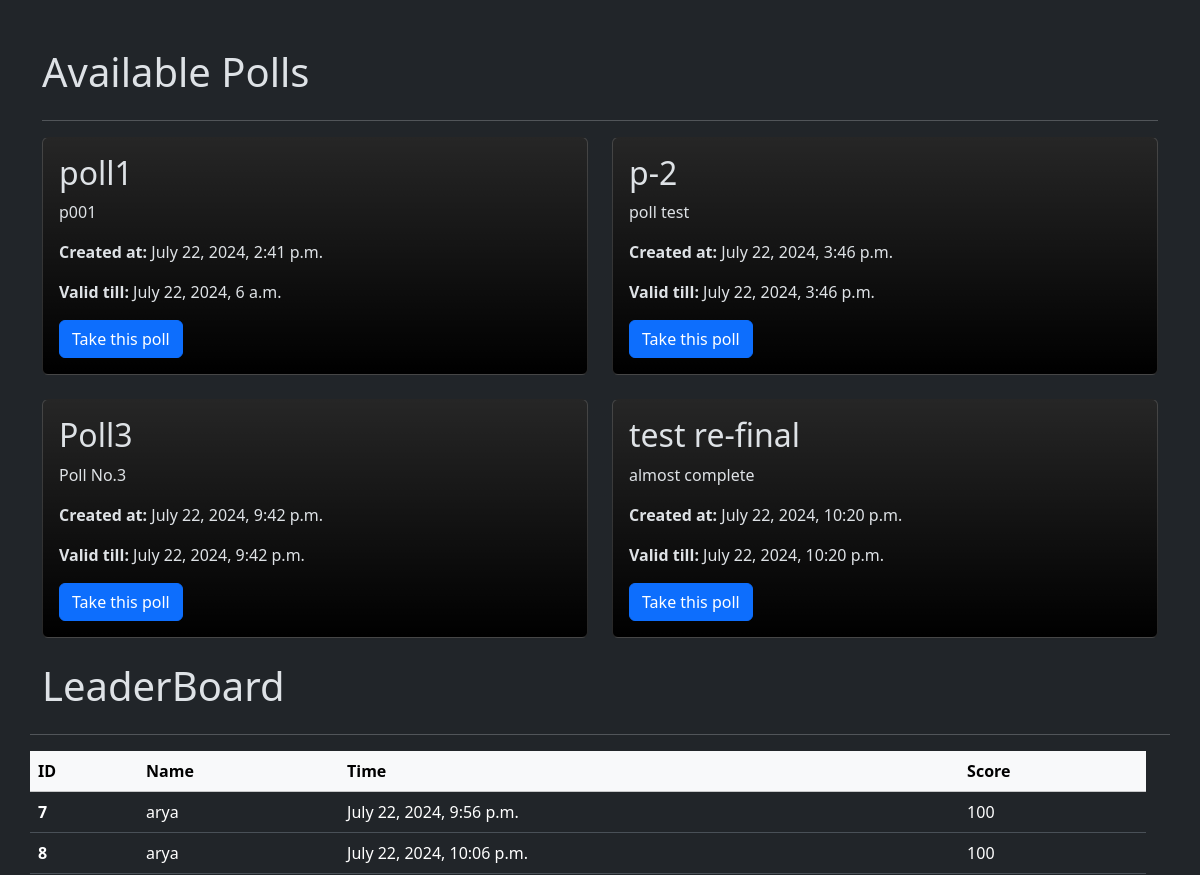
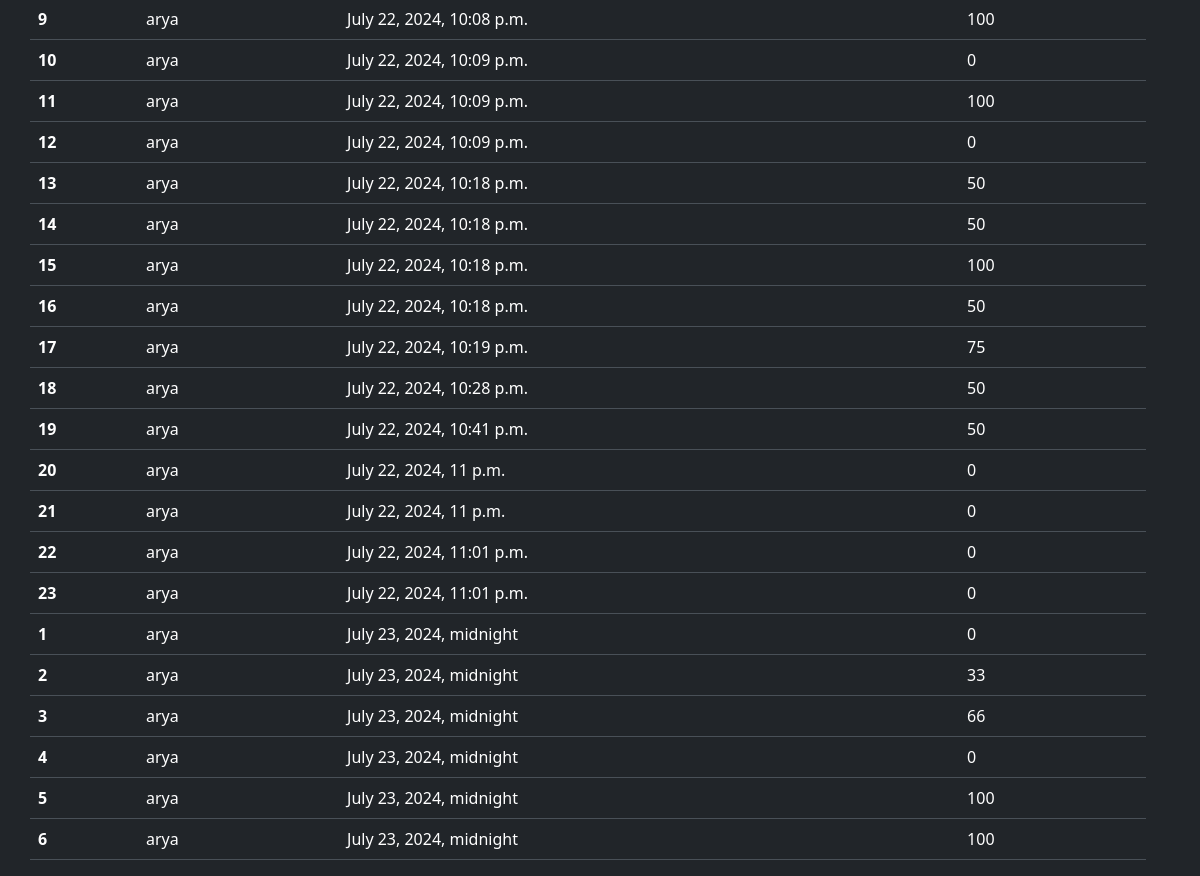
The page / on the database its author committed (2 pictures, top to bottom).
### home/models.py (models this page shows, shortened)
class Poll(models.Model):
    title = models.CharField(max_length=200)
    description = models.TextField()
    created_at = models.DateTimeField(auto_now_add=True)
    valid_till = models.DateTimeField()

class Response(models.Model):
    user_info = models.ForeignKey(UserInfo, on_delete=models.CASCADE)
    poll = models.ForeignKey(Poll, on_delete=models.CASCADE)
    score = models.IntegerField(default=0)
    submit_time = models.DateTimeField(auto_now_add=True,null=True ,blank=True)  # Changed to DateTimeField for precision

class UserInfo(models.Model):
    name = models.CharField(max_length=100)
    phone_number = models.CharField(max_length=15)

### home/views.py (the view)
# urls.py: path('', views.index, name='index'),
def index(request):
    polls = Poll.objects.all()
    responses = Response.objects.order_by('submit_time')
    return render(request, 'polls/index.html', {'polls': polls, 'responses':responses})

### home/templates/polls/index.html (shortened to what this page needs)
{% extends "layout.html" %}
{% block content %}
<div class="container mt-5">
    <h1 class="mb-4">Available Polls</h1>
    <hr>
    <div class="row">
        {% for poll in polls %}
            <div class="col-md-6">
                <div class="card mb-4 bg-black bg-gradient" >
                    <div class="card-body">
                        <h2 class="card-title">{{ poll.title }}</h2>
                        <p class="card-text">{{ poll.description }}</p>
                        <p><strong>Created at:</strong> {{ poll.created_at }}</p>
                        <p><strong>Valid till:</strong> {{ poll.valid_till }}</p>
                        <a href="{% url 'poll_detail' poll.id %}" class="btn btn-primary">Take this poll</a>
                    </div>
                </div>
            </div>
        {% endfor %}
        <h1 class="mb-4">LeaderBoard</h1>
        <hr>
        <div class="row">
           <table class="table">
  <thead class="table-light">
    <tr>
      <th scope="col">ID</th>
      <th scope="col">Name</th>
      <th scope="col">Time</th>
      <th scope="col">Score</th>
    </tr>
  </thead>
  <tbody>
    {% for response in responses %}
    <tr>
      <th scope="row">{{response.id}}</th>
      <td>{{response.user_info.name}}</td>
      <td>{{response.submit_time}}</td>
      <td>{{response.score}}</td>
    </tr>
    {% endfor %}
  </tbody>
</table>
        </div>
    </div>
</div>
{% endblock %}

### templates/layout.html (shortened to what this page needs)
{% load static %}
<!DOCTYPE html>
<html lang="en" data-bs-theme="dark">
<head>
    <link href="https://cdn.jsdelivr.net/npm/bootstrap@5.3.3/dist/css/bootstrap.min.css" rel="stylesheet">
</head>
<body>
    {% block content %}{% endblock %}
</body>
</html>

### rows shown on the page
Poll: title "poll1", description "p001", created_at "July 22, 2024, 2:41 p.m.", valid_till "July 22, 2024, 6 a.m."
Poll: title "p-2", description "poll test", created_at "July 22, 2024, 3:46 p.m.", valid_till "July 22, 2024, 3:46 p.m."
Poll: title "Poll3", description "Poll No.3", created_at "July 22, 2024, 9:42 p.m.", valid_till "July 22, 2024, 9:42 p.m."
Poll: title "test re-final", description "almost complete", created_at "July 22, 2024, 10:20 p.m.", valid_till "July 22, 2024, 10:20 p.m."
Response: id "7", user_info.name "arya", submit_time "July 22, 2024, 9:56 p.m.", score "100"
Response: id "8", user_info.name "arya", submit_time "July 22, 2024, 10:06 p.m.", score "100"
Response: id "9", user_info.name "arya", submit_time "July 22, 2024, 10:08 p.m.", score "100"
Response: id "10", user_info.name "arya", submit_time "July 22, 2024, 10:09 p.m.", score "0"
Response: id "11", user_info.name "arya", submit_time "July 22, 2024, 10:09 p.m.", score "100"
Response: id "12", user_info.name "arya", submit_time "July 22, 2024, 10:09 p.m.", score "0"
Response: id "13", user_info.name "arya", submit_time "July 22, 2024, 10:18 p.m.", score "50"
Response: id "14", user_info.name "arya", submit_time "July 22, 2024, 10:18 p.m.", score "50"
Response: id "15", user_info.name "arya", submit_time "July 22, 2024, 10:18 p.m.", score "100"
Response: id "16", user_info.name "arya", submit_time "July 22, 2024, 10:18 p.m.", score "50"
Response: id "17", user_info.name "arya", submit_time "July 22, 2024, 10:19 p.m.", score "75"
Response: id "18", user_info.name "arya", submit_time "July 22, 2024, 10:28 p.m.", score "50"
Response: id "19", user_info.name "arya", submit_time "July 22, 2024, 10:41 p.m.", score "50"
Response: id "20", user_info.name "arya", submit_time "July 22, 2024, 11 p.m.", score "0"
Response: id "21", user_info.name "arya", submit_time "July 22, 2024, 11 p.m.", score "0"
Response: id "22", user_info.name "arya", submit_time "July 22, 2024, 11:01 p.m.", score "0"
Response: id "23", user_info.name "arya", submit_time "July 22, 2024, 11:01 p.m.", score "0"
Response: id "1", user_info.name "arya", submit_time "July 23, 2024, midnight", score "0"
Response: id "2", user_info.name "arya", submit_time "July 23, 2024, midnight", score "33"
Response: id "3", user_info.name "arya", submit_time "July 23, 2024, midnight", score "66"
Response: id "4", user_info.name "arya", submit_time "July 23, 2024, midnight", score "0"
Response: id "5", user_info.name "arya", submit_time "July 23, 2024, midnight", score "100"
Response: id "6", user_info.name "arya", submit_time "July 23, 2024, midnight", score "100"
